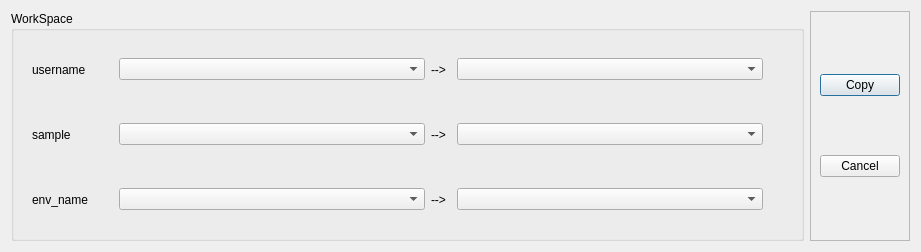
<?xml version="1.0" encoding="UTF-8"?>
<ui version="4.0">
 <class>Dialog</class>
 <widget class="QDialog" name="Dialog">
  <property name="geometry">
   <rect>
    <x>0</x>
    <y>0</y>
    <width>921</width>
    <height>252</height>
   </rect>
  </property>
  <property name="windowTitle">
   <string>Copy WorkSapce</string>
  </property>
  <layout class="QHBoxLayout" name="horizontalLayout" stretch="10,1">
   <item>
    <widget class="QGroupBox" name="groupBox">
     <property name="title">
      <string>WorkSpace</string>
     </property>
     <layout class="QVBoxLayout" name="verticalLayout">
      <item>
       <widget class="QWidget" name="widget" native="true">
        <layout class="QHBoxLayout" name="horizontalLayout_2" stretch="3,1,15,1,15,1">
         <item>
          <widget class="QLabel" name="label_7">
           <property name="text">
            <string>username</string>
           </property>
          </widget>
         </item>
         <item>
          <spacer name="horizontalSpacer_4">
           <property name="orientation">
            <enum>Qt::Horizontal</enum>
           </property>
           <property name="sizeHint" stdset="0">
            <size>
             <width>18</width>
             <height>20</height>
            </size>
           </property>
          </spacer>
         </item>
         <item>
          <widget class="SearchComboBox" name="UserText"/>
         </item>
         <item>
          <widget class="QLabel" name="label">
           <property name="text">
            <string>--&gt;</string>
           </property>
          </widget>
         </item>
         <item>
          <widget class="SearchComboBox" name="UserText_2"/>
         </item>
         <item>
          <spacer name="horizontalSpacer_3">
           <property name="orientation">
            <enum>Qt::Horizontal</enum>
           </property>
           <property name="sizeHint" stdset="0">
            <size>
             <width>17</width>
             <height>20</height>
            </size>
           </property>
          </spacer>
         </item>
        </layout>
       </widget>
      </item>
      <item>
       <widget class="QWidget" name="widget_2" native="true">
        <layout class="QHBoxLayout" name="horizontalLayout_3" stretch="3,1,15,1,15,1">
         <item>
          <widget class="QLabel" name="label_4">
           <property name="text">
            <string>sample</string>
           </property>
          </widget>
         </item>
         <item>
          <spacer name="horizontalSpacer_5">
           <property name="orientation">
            <enum>Qt::Horizontal</enum>
           </property>
           <property name="sizeHint" stdset="0">
            <size>
             <width>18</width>
             <height>20</height>
            </size>
           </property>
          </spacer>
         </item>
         <item>
          <widget class="SearchComboBox" name="SampleText"/>
         </item>
         <item>
          <widget class="QLabel" name="label_2">
           <property name="text">
            <string>--&gt;</string>
           </property>
          </widget>
         </item>
         <item>
          <widget class="SearchComboBox" name="SampleText_2"/>
         </item>
         <item>
          <spacer name="horizontalSpacer_8">
           <property name="orientation">
            <enum>Qt::Horizontal</enum>
           </property>
           <property name="sizeHint" stdset="0">
            <size>
             <width>17</width>
             <height>20</height>
            </size>
           </property>
          </spacer>
         </item>
        </layout>
       </widget>
      </item>
      <item>
       <widget class="QWidget" name="widget_3" native="true">
        <layout class="QHBoxLayout" name="horizontalLayout_4" stretch="3,1,15,1,15,1">
         <item>
          <widget class="QLabel" name="label_3">
           <property name="text">
            <string>env_name</string>
           </property>
          </widget>
         </item>
         <item>
          <spacer name="horizontalSpacer_9">
           <property name="orientation">
            <enum>Qt::Horizontal</enum>
           </property>
           <property name="sizeHint" stdset="0">
            <size>
             <width>18</width>
             <height>20</height>
            </size>
           </property>
          </spacer>
         </item>
         <item>
          <widget class="SearchComboBox" name="EnvText"/>
         </item>
         <item>
          <widget class="QLabel" name="label_5">
           <property name="text">
            <string>--&gt;</string>
           </property>
          </widget>
         </item>
         <item>
          <widget class="SearchComboBox" name="EnvText_2"/>
         </item>
         <item>
          <spacer name="horizontalSpacer_12">
           <property name="orientation">
            <enum>Qt::Horizontal</enum>
           </property>
           <property name="sizeHint" stdset="0">
            <size>
             <width>17</width>
             <height>20</height>
            </size>
           </property>
          </spacer>
         </item>
        </layout>
       </widget>
      </item>
     </layout>
    </widget>
   </item>
   <item>
    <widget class="QFrame" name="frame">
     <property name="frameShape">
      <enum>QFrame::StyledPanel</enum>
     </property>
     <property name="frameShadow">
      <enum>QFrame::Raised</enum>
     </property>
     <layout class="QGridLayout" name="gridLayout_2">
      <item row="0" column="0">
       <widget class="QPushButton" name="pushButton">
        <property name="text">
         <string>Copy</string>
        </property>
        <property name="icon">
         <iconset>
          <normaloff>../../_imgs/ok.png</normaloff>../../_imgs/ok.png</iconset>
        </property>
       </widget>
      </item>
      <item row="1" column="0">
       <widget class="QPushButton" name="pushButton_2">
        <property name="text">
         <string>Cancel</string>
        </property>
        <property name="icon">
         <iconset>
          <normaloff>../../_imgs/cancel.png</normaloff>../../_imgs/cancel.png</iconset>
        </property>
       </widget>
      </item>
     </layout>
    </widget>
   </item>
  </layout>
 </widget>
 <customwidgets>
  <customwidget>
   <class>SearchComboBox</class>
   <extends>QComboBox</extends>
   <header>..combox_custom.combox_search</header>
  </customwidget>
 </customwidgets>
 <resources/>
 <connections>
  <connection>
   <sender>pushButton</sender>
   <signal>clicked()</signal>
   <receiver>Dialog</receiver>
   <slot>accept()</slot>
   <hints>
    <hint type="sourcelabel">
     <x>353</x>
     <y>54</y>
    </hint>
    <hint type="destinationlabel">
     <x>305</x>
     <y>-11</y>
    </hint>
   </hints>
  </connection>
  <connection>
   <sender>pushButton_2</sender>
   <signal>clicked()</signal>
   <receiver>Dialog</receiver>
   <slot>reject()</slot>
   <hints>
    <hint type="sourcelabel">
     <x>351</x>
     <y>119</y>
    </hint>
    <hint type="destinationlabel">
     <x>222</x>
     <y>-9</y>
    </hint>
   </hints>
  </connection>
  <connection>
   <sender>UserText</sender>
   <signal>currentTextChanged(QString)</signal>
   <receiver>Dialog</receiver>
   <slot>user_change()</slot>
   <hints>
    <hint type="sourcelabel">
     <x>258</x>
     <y>58</y>
    </hint>
    <hint type="destinationlabel">
     <x>280</x>
     <y>156</y>
    </hint>
   </hints>
  </connection>
  <connection>
   <sender>SampleText</sender>
   <signal>currentTextChanged(QString)</signal>
   <receiver>Dialog</receiver>
   <slot>sample_change()</slot>
   <hints>
    <hint type="sourcelabel">
     <x>258</x>
     <y>100</y>
    </hint>
    <hint type="destinationlabel">
     <x>280</x>
     <y>156</y>
    </hint>
   </hints>
  </connection>
  <connection>
   <sender>EnvText</sender>
   <signal>currentTextChanged(QString)</signal>
   <receiver>Dialog</receiver>
   <slot>env_change()</slot>
   <hints>
    <hint type="sourcelabel">
     <x>258</x>
     <y>142</y>
    </hint>
    <hint type="destinationlabel">
     <x>280</x>
     <y>156</y>
    </hint>
   </hints>
  </connection>
 </connections>
 <slots>
  <slot>user_change()</slot>
  <slot>sample_change()</slot>
  <slot>env_change()</slot>
 </slots>
</ui>
